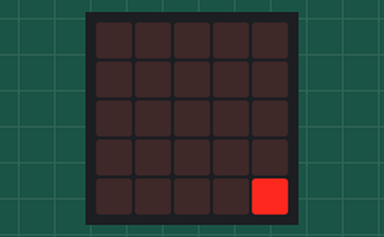
Simulated run of this program. Board: BBC micro:bit (MakeCode). Parts: the board's 5×5 LED display.

Above: at 0.1 s.
At 1.6 s:
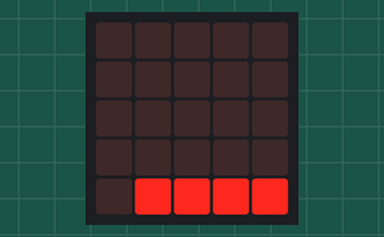
At 3.1 s:
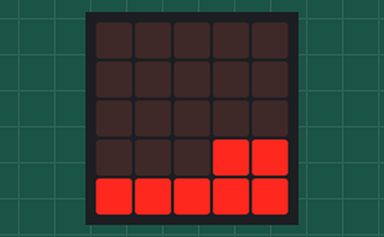
At 6.6 s:
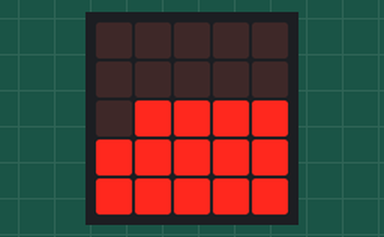
At 9.6 s:
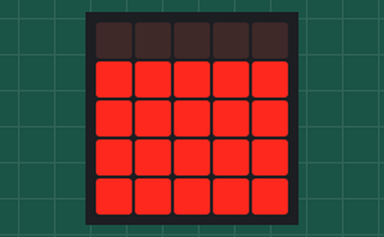
At 13.1 s:
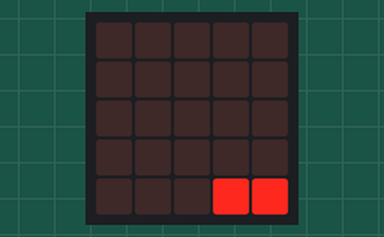

The program:

main.ts
```typescript
function LED_show () {
    for (let y = 0; y <= 4; y++) {
        for (let x = 0; x <= 4; x++) {
            led.plot(4 - x, 4 - y)
            basic.pause(500)
        }
    }
    basic.clearScreen()
}
let x = 0
let y = 0
for (let index = 0; index < 5; index++) {
    LED_show()
}
```

test.ts
```typescript
// 在這裡測試；當此封包作為擴充功能時，將不會編譯此內容。
```

Measured:
- by itself, everything shown: repeats every 12.5 s, in 25 steps
- what the display in image 1 shows lasts 0.5 s, from 1.5 s to 2.0 s
